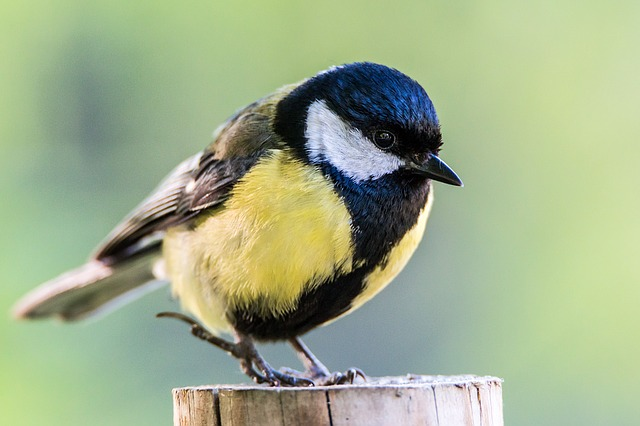
#> input picture ave.jpg, 640 x 426 px
$ python RotateImage.py
#> lines starting #> are read from the running program, lines starting #| are printed output that depends on the picture
#este codigo rota y escala la imagen de prueba
import cv2
import numpy as np

imagen = cv2.imread('ave.jpg')
#> imagen is the input picture: shape (426, 640, 3); mean B, G, R 139.9, 174.4, 159.9
ancho = imagen.shape[1]
#> ancho = 640
alto = imagen.shape[0]
#> alto = 426

#aqui se realiza la rotacion
m = cv2.getRotationMatrix2D((ancho/2, alto/2), 45, .5)
imagenSalida = cv2.warpAffine(imagen, m, (ancho, alto))
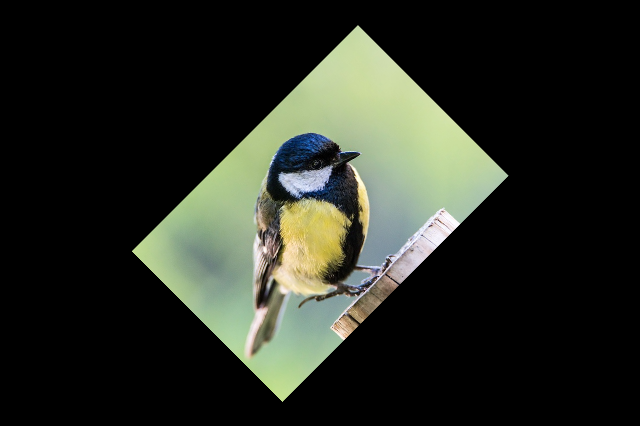
#> imagenSalida: shape (426, 640, 3); mean B, G, R 35, 43.6, 40

cv2.imshow('IMAGEN DE ENTRADA', imagen)
cv2.imshow('IMAGEN DE SALIDA', imagenSalida)
cv2.waitKey(3000)
cv2.destroyAllWindows()
